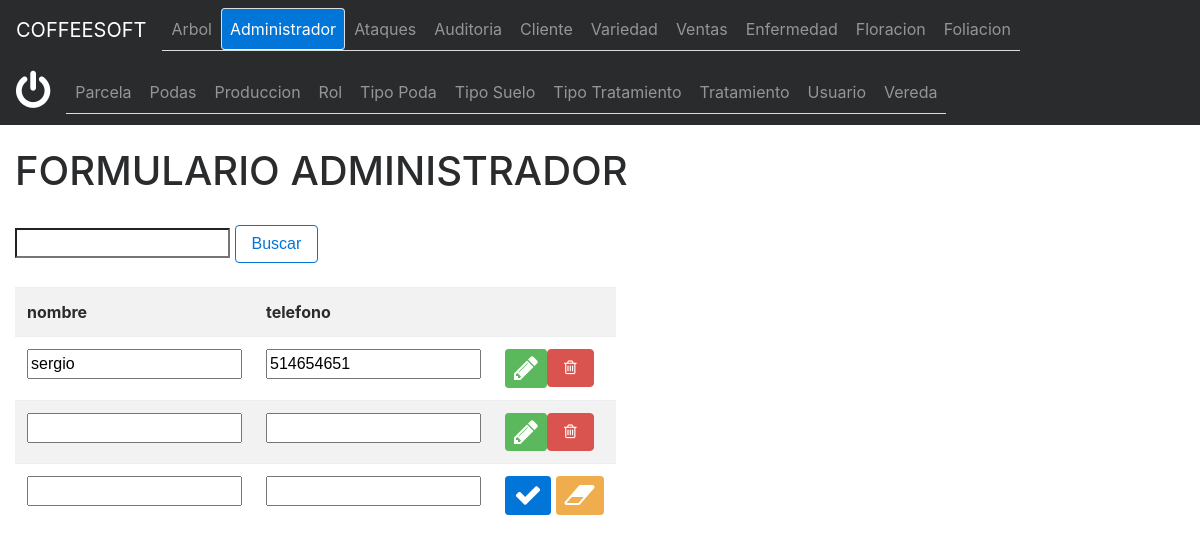
/formularioadministrador.php (signed in), run on the app's committed database.
### tables this page shows
CREATE TABLE `administrador` (
  `idadministrador` tinyint(4) NOT NULL,
  `nombreadministrador` varchar(60) NOT NULL,
  `telefonoadministrador` varchar(13) NOT NULL
);

### administrador.php (called while the page is built, shortened)
<?php
    class administrador{
        private $_conexion;
        private $_paginacion=10;
        function __construct($conexion,$idadministrador,$nombreadministrador,$telefonoadministrador){
            $this->_conexion = $conexion;
        }
        function listar ($pagina){
            if ($pagina<=0){
                $listado = mysqli_query($this->_conexion,"SELECT * FROM administrador ORDER BY idadministrador");
            }else{
                $paginacionmax = $pagina * $this->_paginacion;
                $paginacionmin = $paginacionmax - $this->_paginacion;
                $listado = mysqli_query($this->_conexion,"SELECT * FROM administrador LIMIT  $paginacionmin, $paginacionmax")   or die (mysqli_error($this->_conexion));
            }
            return $listado;
        }
        function getpermiso ($idusuario){
            $permiso=mysqli_query($this->_conexion,"SELECT ".static::class."rol AS elpermiso FROM rol WHERE idrol IN(SELECT usuario.idrol FROM usuario WHERE usuario.idusuario =  $idusuario)") or die (mysqli_error($this->_conexion));
            $unregistro=mysqli_fetch_array($permiso);
            return $unregistro["elpermiso"];
        }
    }
?>

### formularioadministrador.php (the view, shortened to what this page needs)
<?php
     if (isset($_SESSION['id'])){
?>
<!DOCTYPE html>
<html>
<head>
    <link rel="stylesheet" href="css/bootstrap.min.css">
    <link href="css/font-awesome.min.css" rel="stylesheet">
    </head>
    <body>
        <?php
           include_once("menu.php");
           $pagina = (isset($_GET['pag']))?$_GET['pag']:1;
           $busqueda = (isset($_GET['buscar']))?$_GET['buscar']:"";
        ?>
    <div class="container-fluid">
    <header>
        <br>
        <h1 >FORMULARIO ADMINISTRADOR</h1>
        <br>
         <form>
            <input type="search" name="buscar" value="<?php echo $busqueda; ?>">
            <button class="btn btn-outline-primary" type="submit">Buscar</button>
        </form>
        <br>
    </header>
    <table class="table table-striped   table-responsive">
        <tbody>
        <tr>
            <th scope="col">nombre </th>
            <th scope="col">telefono</th>
            <th scope="col"></th>
        </tr>
        <?php
            $objetoconexion = new conexion();
            $conexion = $objetoconexion->conectar();
            include_once("../modelo/administrador.php");
            $objetoadministrador = new administrador($conexion,0,'idadministrador','nombreadministrador','telefonoadministrador');
            $permiso = $objetoadministrador->getpermiso($_SESSION['id']);
            if (empty($busqueda)){
                $listaadministrador = $objetoadministrador->listar($pagina);
            }else{
                $listaadministrador = $objetoadministrador->buscar($busqueda);
            }
            if(stripos($permiso,"r")!==false){
            while($unregistro =mysqli_fetch_array($listaadministrador)){
                echo'<tr><form class="form-control" id="fmodificaradministrador"'.$unregistro["idadministrador"].' action="../controlador/controladoradministrador.php" method="post">';
                echo '<td><input type="hidden" name="fidadministrador" value=" '.$unregistro['idadministrador'].'">';
                echo '    <input type="text" name="fnombreadministrador" value="'.$unregistro['nombreadministrador'].'"></td>';
                echo '<td><input type="text" name="ftelefonoadministrador" value="'.$unregistro['telefonoadministrador'].'"></td>';
                echo '<td>';
                if(stripos($permiso,"u")!==false){
                echo'<button type="submit" name="fenviar" value="modificar" class="btn btn-success btn-sm"><i class="fa fa-pencil fa-2x"></i></button>';
                }
                if(stripos($permiso,"d")!==false){
                echo'<button type="submit" name="fenviar" value="eliminar" class="btn btn-danger"><i class="fa fa-trash-o"></i></button>';
                }
                echo'          </td>';
                echo '</form></tr>';
            }
            }
        ?>
        <?php
            if(stripos($permiso,"c")!==false){
        ?>
            <tr><form id="fingresaradministrador" class="form-control" action="../controlador/controladoradministrador.php" method="post">
            <td><input type="hidden" name="fidadministrador" value="0">
            <input type="text" name="fnombreadministrador"></td>
            <td><input type="text" name="ftelefonoadministrador"></td>
            <td> <button type="submit" class="btn btn-primary btn-sm" name="fenviar" value="ingresar"><i class="fa fa-check fa-2x"></i></button>
                  <button type="reset" name="fenviar" value="limpiar" class="btn btn-warning btn-sm"><i class="fa fa-eraser fa-2x"></i></button>
                </td>
                </form> </tr>
             <?php
                    }
             ?>
        </tbody>
        </table>
        </div>
    </body>
</html>
<?php
}else{
    header("location:../index.html?mensaje=nosesion");
}
?>

### data on the page
administrador: fnombreadministrador "sergio", ftelefonoadministrador "514654651"
